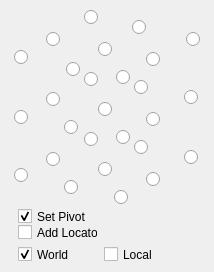
<?xml version="1.0" encoding="UTF-8"?>
<ui version="4.0">
 <class>MovePivotWindow</class>
 <widget class="QMainWindow" name="MovePivotWindow">
  <property name="windowModality">
   <enum>Qt::NonModal</enum>
  </property>
  <property name="geometry">
   <rect>
    <x>0</x>
    <y>0</y>
    <width>214</width>
    <height>272</height>
   </rect>
  </property>
  <property name="sizePolicy">
   <sizepolicy hsizetype="Fixed" vsizetype="Fixed">
    <horstretch>0</horstretch>
    <verstretch>0</verstretch>
   </sizepolicy>
  </property>
  <property name="minimumSize">
   <size>
    <width>214</width>
    <height>270</height>
   </size>
  </property>
  <property name="maximumSize">
   <size>
    <width>212</width>
    <height>272</height>
   </size>
  </property>
  <property name="windowTitle">
   <string>Move Pivot</string>
  </property>
  <property name="autoFillBackground">
   <bool>true</bool>
  </property>
  <widget class="QWidget" name="centralwidget">
   <property name="sizePolicy">
    <sizepolicy hsizetype="Fixed" vsizetype="Fixed">
     <horstretch>0</horstretch>
     <verstretch>0</verstretch>
    </sizepolicy>
   </property>
   <property name="sizeIncrement">
    <size>
     <width>1</width>
     <height>1</height>
    </size>
   </property>
   <property name="styleSheet">
    <string notr="true">background-image: url(//SERVER-3D/Project/lib/setup/maya/maya_scripts_rfm4/LGT/pivotReplacerUI/pivotReplacer_img.png);</string>
   </property>
   <layout class="QVBoxLayout" name="verticalLayout">
    <property name="spacing">
     <number>0</number>
    </property>
    <property name="margin">
     <number>0</number>
    </property>
    <item>
     <widget class="QWidget" name="widget" native="true">
      <widget class="QRadioButton" name="X2_Y2_Z1">
       <property name="geometry">
        <rect>
         <x>46</x>
         <y>32</y>
         <width>15</width>
         <height>15</height>
        </rect>
       </property>
       <property name="checkable">
        <bool>true</bool>
       </property>
       <property name="autoExclusive">
        <bool>true</bool>
       </property>
       <property name="-onc" stdset="0">
        <string>&quot;string $trPivList[] = `ls -l -sl -tr`; for ($node in $trPivList) { pivotModifer w p 2 2 1 $node; } select $trPivList;&quot;</string>
       </property>
      </widget>
      <widget class="QRadioButton" name="X1_Y2_Z2">
       <property name="enabled">
        <bool>true</bool>
       </property>
       <property name="geometry">
        <rect>
         <x>132</x>
         <y>20</y>
         <width>15</width>
         <height>15</height>
        </rect>
       </property>
       <property name="mouseTracking">
        <bool>true</bool>
       </property>
       <property name="shortcut">
        <string/>
       </property>
       <property name="checkable">
        <bool>true</bool>
       </property>
       <property name="autoExclusive">
        <bool>true</bool>
       </property>
       <property name="-onc" stdset="0">
        <string>&quot;string $trPivList[] = `ls -l -sl -tr`; for ($node in $trPivList) {  pivotModifer w p 1 2 2 $node; } select $trPivList;&quot;</string>
       </property>
      </widget>
      <widget class="QRadioButton" name="X1_Y1_Z0">
       <property name="geometry">
        <rect>
         <x>64</x>
         <y>120</y>
         <width>15</width>
         <height>15</height>
        </rect>
       </property>
       <property name="checkable">
        <bool>true</bool>
       </property>
       <property name="autoExclusive">
        <bool>true</bool>
       </property>
       <property name="-onc" stdset="0">
        <string>&quot;string $trPivList[] = `ls -l -sl -tr`; for ($node in $trPivList) {  pivotModifer w p 1 1 0 $node; } select $trPivList;&quot;</string>
       </property>
      </widget>
      <widget class="QRadioButton" name="X1_Y0_Z0">
       <property name="geometry">
        <rect>
         <x>64</x>
         <y>180</y>
         <width>15</width>
         <height>15</height>
        </rect>
       </property>
       <property name="checkable">
        <bool>true</bool>
       </property>
       <property name="autoExclusive">
        <bool>true</bool>
       </property>
       <property name="-onc" stdset="0">
        <string>&quot;string $trPivList[] = `ls -l -sl -tr`; for ($node in $trPivList) {  pivotModifer w p 1 0 0 $node; } select $trPivList;&quot;</string>
       </property>
      </widget>
      <widget class="QRadioButton" name="X1_Y2_Z1">
       <property name="enabled">
        <bool>true</bool>
       </property>
       <property name="geometry">
        <rect>
         <x>98</x>
         <y>42</y>
         <width>15</width>
         <height>15</height>
        </rect>
       </property>
       <property name="mouseTracking">
        <bool>true</bool>
       </property>
       <property name="shortcut">
        <string/>
       </property>
       <property name="checkable">
        <bool>true</bool>
       </property>
       <property name="autoExclusive">
        <bool>true</bool>
       </property>
       <property name="-onc" stdset="0">
        <string>&quot;string $trPivList[] = `ls -l -sl -tr`; for ($node in $trPivList) { pivotModifer w p 1 2 1 $node; } select $trPivList;&quot;</string>
       </property>
      </widget>
      <widget class="QRadioButton" name="X0_Y0_Z1">
       <property name="geometry">
        <rect>
         <x>146</x>
         <y>172</y>
         <width>15</width>
         <height>15</height>
        </rect>
       </property>
       <property name="checkable">
        <bool>true</bool>
       </property>
       <property name="autoExclusive">
        <bool>true</bool>
       </property>
       <property name="-onc" stdset="0">
        <string>&quot;string $trPivList[] = `ls -l -sl -tr`; for ($node in $trPivList) {  pivotModifer w p 0 0 1 $node; } select $trPivList;&quot;</string>
       </property>
      </widget>
      <widget class="QRadioButton" name="X2_Y1_Z2">
       <property name="geometry">
        <rect>
         <x>84</x>
         <y>72</y>
         <width>15</width>
         <height>15</height>
        </rect>
       </property>
       <property name="checkable">
        <bool>true</bool>
       </property>
       <property name="autoExclusive">
        <bool>true</bool>
       </property>
       <property name="-onc" stdset="0">
        <string>&quot;string $trPivList[] = `ls -l -sl -tr`; for ($node in $trPivList) {  pivotModifer w p 2 1 2 $node; } select $trPivList;&quot;</string>
       </property>
      </widget>
      <widget class="QRadioButton" name="X0_Y1_Z1">
       <property name="geometry">
        <rect>
         <x>146</x>
         <y>112</y>
         <width>15</width>
         <height>15</height>
        </rect>
       </property>
       <property name="checkable">
        <bool>true</bool>
       </property>
       <property name="autoExclusive">
        <bool>true</bool>
       </property>
       <property name="-onc" stdset="0">
        <string>&quot;string $trPivList[] = `ls -l -sl -tr`; for ($node in $trPivList) {  pivotModifer w p 0 1 1 $node; } select $trPivList;&quot;</string>
       </property>
      </widget>
      <widget class="QRadioButton" name="X1_Y1_Z2">
       <property name="geometry">
        <rect>
         <x>134</x>
         <y>80</y>
         <width>15</width>
         <height>15</height>
        </rect>
       </property>
       <property name="checkable">
        <bool>true</bool>
       </property>
       <property name="autoExclusive">
        <bool>true</bool>
       </property>
       <property name="-onc" stdset="0">
        <string>&quot;string $trPivList[] = `ls -l -sl -tr`; for ($node in $trPivList) {  pivotModifer w p 1 1 2 $node; } select $trPivList;&quot;</string>
       </property>
      </widget>
      <widget class="QRadioButton" name="X0_Y2_Z0">
       <property name="geometry">
        <rect>
         <x>116</x>
         <y>70</y>
         <width>15</width>
         <height>15</height>
        </rect>
       </property>
       <property name="checkable">
        <bool>true</bool>
       </property>
       <property name="autoExclusive">
        <bool>true</bool>
       </property>
       <property name="-onc" stdset="0">
        <string>&quot;string $trPivList[] = `ls -l -sl -tr`; for ($node in $trPivList) {  pivotModifer w p 0 2 0 $node; } select $trPivList;&quot;</string>
       </property>
      </widget>
      <widget class="QRadioButton" name="X2_Y2_Z2">
       <property name="geometry">
        <rect>
         <x>84</x>
         <y>10</y>
         <width>15</width>
         <height>15</height>
        </rect>
       </property>
       <property name="checkable">
        <bool>true</bool>
       </property>
       <property name="autoExclusive">
        <bool>true</bool>
       </property>
       <property name="-onc" stdset="0">
        <string>&quot;string $trPivList[] = `ls -l -sl -tr`; for ($node in $trPivList) {  pivotModifer w p 2 2 2 $node; } select $trPivList;&quot;</string>
       </property>
      </widget>
      <widget class="QRadioButton" name="X0_Y0_Z0">
       <property name="geometry">
        <rect>
         <x>114</x>
         <y>190</y>
         <width>15</width>
         <height>15</height>
        </rect>
       </property>
       <property name="checkable">
        <bool>true</bool>
       </property>
       <property name="autoExclusive">
        <bool>true</bool>
       </property>
       <property name="-onc" stdset="0">
        <string>&quot;string $trPivList[] = `ls -l -sl -tr`; for ($node in $trPivList) {  pivotModifer w p 0 0 0 $node; } select $trPivList;&quot;</string>
       </property>
      </widget>
      <widget class="QRadioButton" name="X2_Y1_Z1">
       <property name="geometry">
        <rect>
         <x>46</x>
         <y>92</y>
         <width>15</width>
         <height>15</height>
        </rect>
       </property>
       <property name="checkable">
        <bool>true</bool>
       </property>
       <property name="autoExclusive">
        <bool>true</bool>
       </property>
       <property name="-onc" stdset="0">
        <string>&quot;string $trPivList[] = `ls -l -sl -tr`; for ($node in $trPivList) {  pivotModifer w p 2 1 1 $node; } select $trPivList;&quot;</string>
       </property>
      </widget>
      <widget class="QRadioButton" name="X0_Y2_Z1">
       <property name="geometry">
        <rect>
         <x>146</x>
         <y>52</y>
         <width>15</width>
         <height>15</height>
        </rect>
       </property>
       <property name="checkable">
        <bool>true</bool>
       </property>
       <property name="autoExclusive">
        <bool>true</bool>
       </property>
       <property name="-onc" stdset="0">
        <string>&quot;string $trPivList[] = `ls -l -sl -tr`; for ($node in $trPivList) {  pivotModifer w p 0 2 1 $node; } select $trPivList;&quot;</string>
       </property>
      </widget>
      <widget class="QRadioButton" name="X2_Y0_Z0">
       <property name="geometry">
        <rect>
         <x>14</x>
         <y>168</y>
         <width>15</width>
         <height>15</height>
        </rect>
       </property>
       <property name="checkable">
        <bool>true</bool>
       </property>
       <property name="autoExclusive">
        <bool>true</bool>
       </property>
       <property name="-onc" stdset="0">
        <string>&quot;string $trPivList[] = `ls -l -sl -tr`; for ($node in $trPivList) {  pivotModifer w p 2 0 0 $node; } select $trPivList;&quot;</string>
       </property>
      </widget>
      <widget class="QRadioButton" name="X1_Y1_Z1">
       <property name="geometry">
        <rect>
         <x>98</x>
         <y>102</y>
         <width>15</width>
         <height>15</height>
        </rect>
       </property>
       <property name="checkable">
        <bool>true</bool>
       </property>
       <property name="autoExclusive">
        <bool>true</bool>
       </property>
       <property name="-onc" stdset="0">
        <string>&quot;string $trPivList[] = `ls -l -sl -tr`; for ($node in $trPivList) {  pivotModifer w p 1 1 1 $node; } select $trPivList;&quot;</string>
       </property>
      </widget>
      <widget class="QRadioButton" name="X0_Y1_Z0">
       <property name="geometry">
        <rect>
         <x>116</x>
         <y>130</y>
         <width>15</width>
         <height>15</height>
        </rect>
       </property>
       <property name="checkable">
        <bool>true</bool>
       </property>
       <property name="autoExclusive">
        <bool>true</bool>
       </property>
       <property name="-onc" stdset="0">
        <string>&quot;string $trPivList[] = `ls -l -sl -tr`; for ($node in $trPivList) {  pivotModifer w p 0 1 0 $node; } select $trPivList;&quot;</string>
       </property>
      </widget>
      <widget class="QRadioButton" name="X0_Y0_Z2">
       <property name="geometry">
        <rect>
         <x>184</x>
         <y>150</y>
         <width>15</width>
         <height>15</height>
        </rect>
       </property>
       <property name="checkable">
        <bool>true</bool>
       </property>
       <property name="autoExclusive">
        <bool>true</bool>
       </property>
       <property name="-onc" stdset="0">
        <string>&quot;string $trPivList[] = `ls -l -sl -tr`; for ($node in $trPivList) {  pivotModifer w p 0 0 2 $node; } select $trPivList;&quot;</string>
       </property>
      </widget>
      <widget class="QRadioButton" name="X0_Y1_Z2">
       <property name="geometry">
        <rect>
         <x>184</x>
         <y>90</y>
         <width>15</width>
         <height>15</height>
        </rect>
       </property>
       <property name="checkable">
        <bool>true</bool>
       </property>
       <property name="autoExclusive">
        <bool>true</bool>
       </property>
       <property name="-onc" stdset="0">
        <string>&quot;string $trPivList[] = `ls -l -sl -tr`; for ($node in $trPivList) {  pivotModifer w p 0 1 2 $node; } select $trPivList;&quot;</string>
       </property>
      </widget>
      <widget class="QRadioButton" name="X2_Y2_Z0">
       <property name="geometry">
        <rect>
         <x>14</x>
         <y>50</y>
         <width>15</width>
         <height>15</height>
        </rect>
       </property>
       <property name="checkable">
        <bool>true</bool>
       </property>
       <property name="autoExclusive">
        <bool>true</bool>
       </property>
       <property name="-onc" stdset="0">
        <string>&quot;string $trPivList[] = `ls -l -sl -tr`; for ($node in $trPivList) {  pivotModifer w p 2 2 0 $node; } select $trPivList;&quot;</string>
       </property>
      </widget>
      <widget class="QRadioButton" name="X2_Y0_Z2">
       <property name="geometry">
        <rect>
         <x>84</x>
         <y>132</y>
         <width>15</width>
         <height>15</height>
        </rect>
       </property>
       <property name="checkable">
        <bool>true</bool>
       </property>
       <property name="autoExclusive">
        <bool>true</bool>
       </property>
       <property name="-onc" stdset="0">
        <string>&quot;string $trPivList[] = `ls -l -sl -tr`; for ($node in $trPivList) {  pivotModifer w p 2 0 2 $node; } select $trPivList;&quot;</string>
       </property>
      </widget>
      <widget class="QRadioButton" name="X2_Y0_Z1">
       <property name="geometry">
        <rect>
         <x>46</x>
         <y>152</y>
         <width>15</width>
         <height>15</height>
        </rect>
       </property>
       <property name="checkable">
        <bool>true</bool>
       </property>
       <property name="autoExclusive">
        <bool>true</bool>
       </property>
       <property name="-onc" stdset="0">
        <string>&quot;string $trPivList[] = `ls -l -sl -tr`; for ($node in $trPivList) {  pivotModifer w p 2 0 1 $node; } select $trPivList;&quot;</string>
       </property>
      </widget>
      <widget class="QRadioButton" name="X1_Y0_Z2">
       <property name="geometry">
        <rect>
         <x>134</x>
         <y>140</y>
         <width>15</width>
         <height>15</height>
        </rect>
       </property>
       <property name="checkable">
        <bool>true</bool>
       </property>
       <property name="autoExclusive">
        <bool>true</bool>
       </property>
       <property name="-onc" stdset="0">
        <string>&quot;string $trPivList[] = `ls -l -sl -tr`; for ($node in $trPivList) {  pivotModifer w p 1 0 2 $node; } select $trPivList;&quot;</string>
       </property>
      </widget>
      <widget class="QRadioButton" name="X1_Y0_Z1">
       <property name="geometry">
        <rect>
         <x>98</x>
         <y>162</y>
         <width>15</width>
         <height>15</height>
        </rect>
       </property>
       <property name="checkable">
        <bool>true</bool>
       </property>
       <property name="autoExclusive">
        <bool>true</bool>
       </property>
       <property name="-onc" stdset="0">
        <string>&quot;string $trPivList[] = `ls -l -sl -tr`; for ($node in $trPivList) {  pivotModifer w p 1 0 1 $node; } select $trPivList;&quot;</string>
       </property>
      </widget>
      <widget class="QRadioButton" name="X0_Y2_Z2">
       <property name="geometry">
        <rect>
         <x>186</x>
         <y>32</y>
         <width>15</width>
         <height>15</height>
        </rect>
       </property>
       <property name="checkable">
        <bool>true</bool>
       </property>
       <property name="autoExclusive">
        <bool>true</bool>
       </property>
       <property name="-onc" stdset="0">
        <string>&quot;string $trPivList[] = `ls -l -sl -tr`; for ($node in $trPivList) {  pivotModifer w p 0 2 2 $node; } select $trPivList;&quot;</string>
       </property>
      </widget>
      <widget class="QRadioButton" name="X2_Y1_Z0">
       <property name="geometry">
        <rect>
         <x>14</x>
         <y>110</y>
         <width>15</width>
         <height>15</height>
        </rect>
       </property>
       <property name="checkable">
        <bool>true</bool>
       </property>
       <property name="autoExclusive">
        <bool>true</bool>
       </property>
       <property name="-onc" stdset="0">
        <string>&quot;string $trPivList[] = `ls -l -sl -tr`; for ($node in $trPivList) {  pivotModifer w p 2 1 0 $node; } select $trPivList;&quot;</string>
       </property>
      </widget>
      <widget class="QRadioButton" name="X1_Y2_Z0">
       <property name="enabled">
        <bool>true</bool>
       </property>
       <property name="geometry">
        <rect>
         <x>66</x>
         <y>62</y>
         <width>15</width>
         <height>15</height>
        </rect>
       </property>
       <property name="mouseTracking">
        <bool>true</bool>
       </property>
       <property name="shortcut">
        <string/>
       </property>
       <property name="checkable">
        <bool>true</bool>
       </property>
       <property name="autoExclusive">
        <bool>true</bool>
       </property>
       <property name="-onc" stdset="0">
        <string>&quot;string $trPivList[] = `ls -l -sl -tr`; for ($node in $trPivList) {  pivotModifer w p 1 2 0 $node; } select $trPivList;&quot;</string>
       </property>
      </widget>
      <widget class="QCheckBox" name="addLocMovePivotCheckBox">
       <property name="geometry">
        <rect>
         <x>18</x>
         <y>224</y>
         <width>80</width>
         <height>17</height>
        </rect>
       </property>
       <property name="text">
        <string>Add Locator</string>
       </property>
      </widget>
      <widget class="QCheckBox" name="setPivotCheckBox">
       <property name="geometry">
        <rect>
         <x>18</x>
         <y>208</y>
         <width>80</width>
         <height>17</height>
        </rect>
       </property>
       <property name="text">
        <string>Set Pivot</string>
       </property>
       <property name="checked">
        <bool>true</bool>
       </property>
      </widget>
      <widget class="QCheckBox" name="worldModePivotCheckBox">
       <property name="geometry">
        <rect>
         <x>18</x>
         <y>246</y>
         <width>70</width>
         <height>17</height>
        </rect>
       </property>
       <property name="text">
        <string>World</string>
       </property>
       <property name="checked">
        <bool>true</bool>
       </property>
       <attribute name="buttonGroup">
        <string>buttonGroup_2</string>
       </attribute>
      </widget>
      <widget class="QCheckBox" name="localModePivotCheckBox">
       <property name="geometry">
        <rect>
         <x>104</x>
         <y>246</y>
         <width>70</width>
         <height>17</height>
        </rect>
       </property>
       <property name="text">
        <string>Local</string>
       </property>
       <attribute name="buttonGroup">
        <string>buttonGroup_2</string>
       </attribute>
      </widget>
     </widget>
    </item>
   </layout>
  </widget>
 </widget>
 <resources>
  <include location="pivotReplacer.qrc"/>
 </resources>
 <connections/>
 <designerdata>
  <property name="gridDeltaX">
   <number>2</number>
  </property>
  <property name="gridDeltaY">
   <number>2</number>
  </property>
  <property name="gridSnapX">
   <bool>true</bool>
  </property>
  <property name="gridSnapY">
   <bool>true</bool>
  </property>
  <property name="gridVisible">
   <bool>true</bool>
  </property>
 </designerdata>
 <buttongroups>
  <buttongroup name="buttonGroup_2"/>
 </buttongroups>
</ui>
